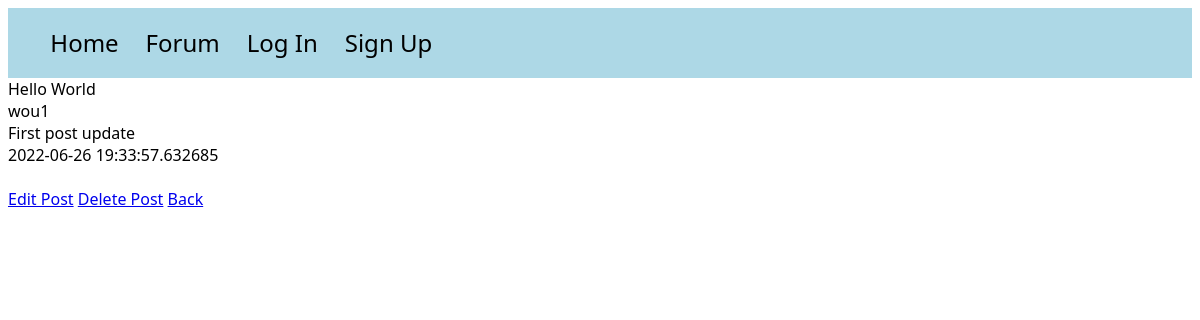
/posts/1, run on the app's committed database.
### models.py (models this page shows)
class Post(db.Model):
    id = db.Column(db.Integer, primary_key=True)
    title = db.Column(db.String(100))
    content = db.Column(db.Text)
    poster_id = db.Column(db.Integer, db.ForeignKey(User.id))
    date_posted = db.Column(db.DateTime, default=datetime.utcnow)
    slug = db.Column(db.String(256))

class User(UserMixin, db.Model):
    id = db.Column(db.Integer, primary_key=True)
    email = db.Column(db.String(100), unique=True)
    password = db.Column(db.String(100))
    name = db.Column(db.String(1000))
    last_seen = db.Column(db.String(100))
    posts = db.relationship('Post', backref='poster')

### app.py (the view)
@app.route('/posts/<int:id>')
def post(id):
    post = Post.query.get_or_404(id)
    return render_template("post.html", post=post)

### templates/post.html (shortened to what this page needs)
<!DOCTYPE html>
<html lang="en">
<head>
</head>
<link rel="stylesheet" href="/static/style.css">
<body>
<div id="navbar">
    <ul>
        <a href="{{ url_for('home') }}"><li>Home</li></a>
        <a href="{{ url_for('posts') }}"><li>Forum</li></a>
         {% if not current_user.is_authenticated %}
        <a href="{{ url_for('auth.login') }}"><li>Log In</li></a> <a href="{{ url_for('auth.signup') }}"><li>Sign Up</li></a>
        {% endif %}
    </ul>
</div>
{{ post.title }}<br>
{{ post.poster.name }}<br>
{{ post.content }}<br>
{{ post.date_posted }}<br><br>
<a href="{{ url_for('edit_post', id=post.id) }}">Edit Post</a>
<a href="{{ url_for('delete_post', id=post.id) }}">Delete Post</a>
<a href="{{ url_for('posts') }}">Back</a>
</body>
</html>

### static/style.css (style rules this page uses)
* { font-family: Segoe UI; }
#navbar { background-color: lightblue; padding: 0.2%; }
li { font-size: 1.5em; text-decoration: none; color: black; display: inline-block; padding-right: 2%; }

### data on the page
Post: title "Hello World", content "First post update", date_posted "2022-06-26 19:33:57.632685"
User: poster.name "wou1"
